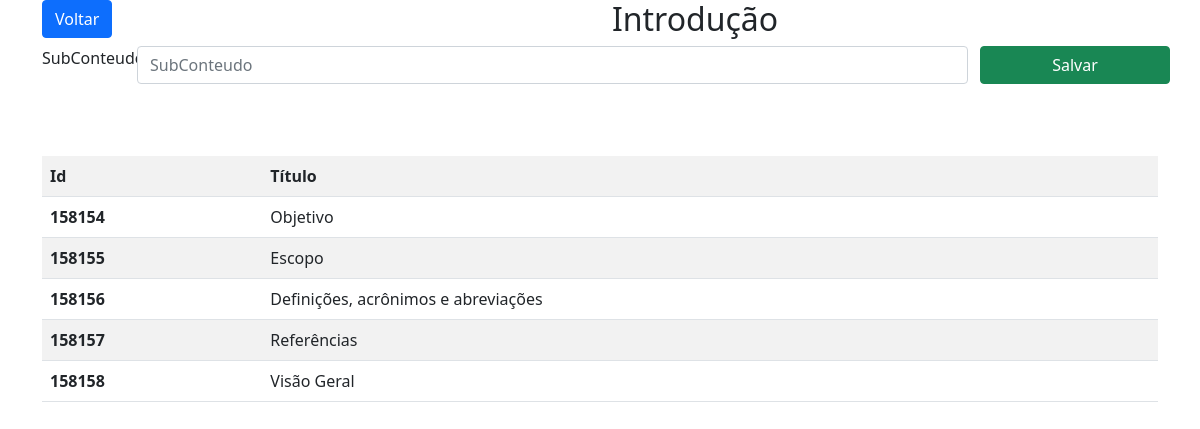
The app's page /povoamento/listaSubConteudo.php?conteudo=181392 with its own data.
### tables this page shows
CREATE TABLE `subconteudo` (
  `id` int(11) NOT NULL,
  `titulo` varchar(60) NOT NULL,
  `texto` text NOT NULL,
  `id_conteudo` int(11) NOT NULL,
  `editavel` tinyint(1) NOT NULL DEFAULT 0,
  `renomeavel` tinyint(1) NOT NULL DEFAULT 0
);

### povoamento/listaSubConteudo.php (the view, shortened to what this page needs)
<?php
include_once("conexao.php");
$conteudo = $_GET["conteudo"];
$consulta = "SELECT s.id, c.titulo as conteudo, s.titulo, a.id as artefato FROM subconteudo s INNER JOIN conteudo c ON (c.id = s.id_conteudo) INNER JOIN artefatos a ON (c.id_artefato = a.id) where c.id = '$conteudo'";
$resultado = mysqli_query($conexao,$consulta);
$subconteudos = [];
while ($row  = mysqli_fetch_assoc($resultado)) {
    $subconteudos[] = [
        "id" => $row["id"],
        "titulo" => $row["titulo"]
    ];
    $idArtefato = $row["artefato"];
}
?>
<!DOCTYPE html>
<html lang="pt-br">
<head>
    <link href="https://cdn.jsdelivr.net/npm/bootstrap@5.0.0-beta2/dist/css/bootstrap.min.css" rel="stylesheet">
</head>
<body>
    <div class="container">
        <div class="row">
            <div class="col-md-2">
                <a href="listaConteudo.php?artefato=<?php echo $idArtefato;?>" class="btn btn-primary">Voltar</a>
            </div>
            <div class="col-md-10">
                <h2 class="text-center">
                </h2>
            </div>
        </div>
        <form action="novoSubConteudo.php?conteudo=<?php echo $conteudo;?>" method="post">
            <div class="row">
                <label for="subconteudo" class="form-label col-md-1">SubConteudo:</label>
                <div class="col-md-9">
                    <input type="text" name="subconteudo" id="subconteudo" class="form-control" placeholder="SubConteudo" required>
                </div>
                <button type="submit" class="btn btn-success col-md-2">Salvar</button>
            </div>
        </form>
        <br><br><br>
        <div class="row">
            <div class="col-md-12">
                <table class="table table-striped">
                    <tr>
                        <th scope="col">Id</th>
                        <th scope="col">Título</th>
                    </tr>
                    <?php foreach ($subconteudos as $value) {?>
                        <tr>
                            <th scope="row"><?php echo $value["id"];?></th>
                            <td><?php echo $value["titulo"];?></td>
                        </tr>
                    <?php }?>
                </table>
            </div>
        </div>
    </div>
</body>
</html>

### records on screen
subconteudo: id "158154", titulo "Objetivo"
subconteudo: id "158155", titulo "Escopo"
subconteudo: id "158156", titulo "Definições, acrônimos e abreviações"
subconteudo: id "158157", titulo "Referências"
subconteudo: id "158158", titulo "Visão Geral"
